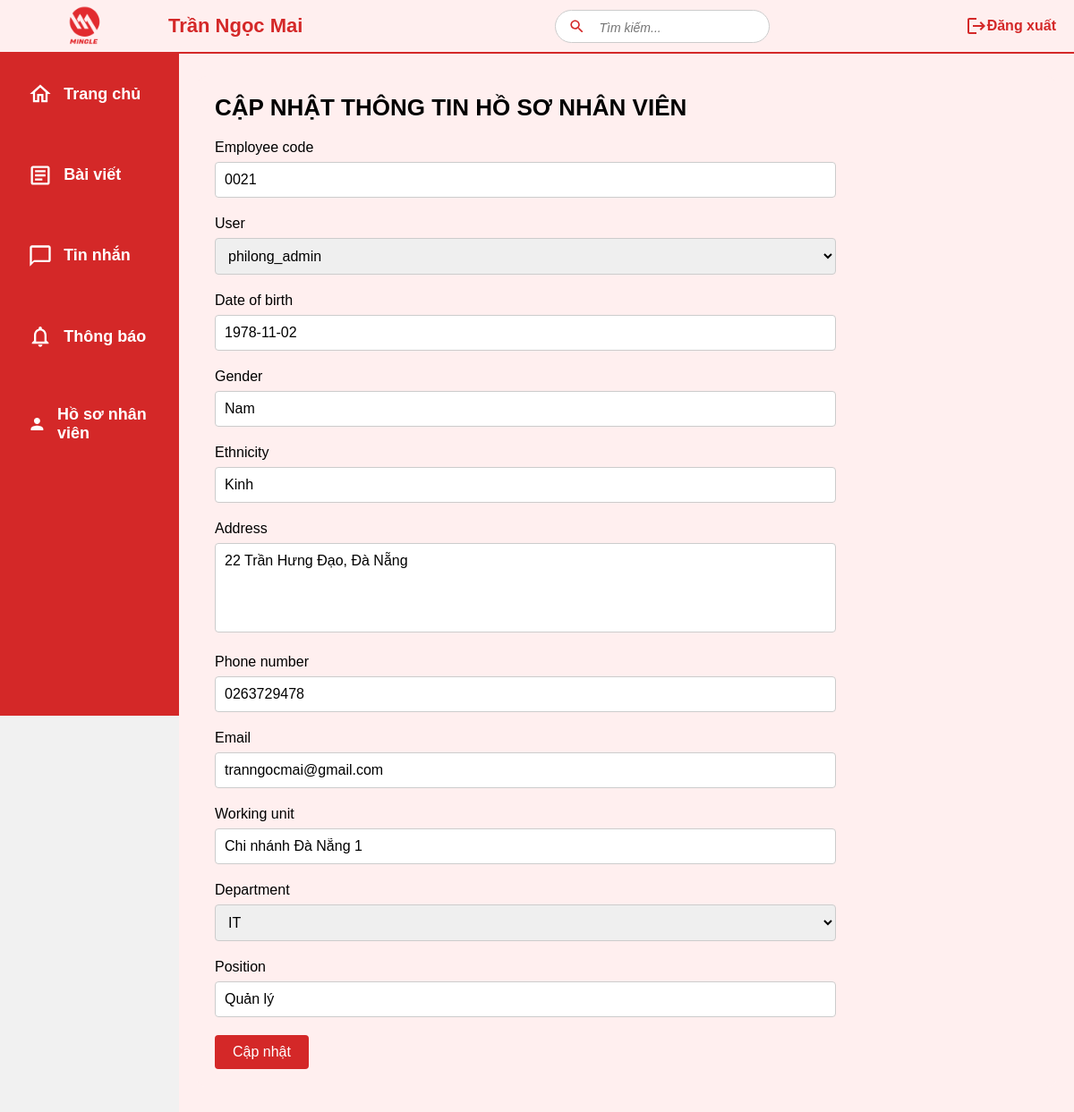
The page /employee/0021/update/ (signed in) on the database its author committed.
### mxh/models.py (models this page shows, shortened)
class EmployeeProfile(models.Model): # hồ sơ nhân viên
    employee_code = models.CharField(max_length=20, primary_key=True)  # Thay đổi max_length nếu cần
    user = models.OneToOneField(User, on_delete=models.CASCADE)
    date_of_birth = models.DateField()
    gender = models.CharField(max_length=10)
    ethnicity = models.CharField(max_length=50)
    address = models.TextField()
    phone_number = models.CharField(max_length=20)
    email = models.EmailField()
    working_unit = models.CharField(max_length=100)
    department = models.ForeignKey(Department, on_delete=models.CASCADE)
    position = models.CharField(max_length=100)

### mxh/views.py (the view)
# urls.py: path('employee/<str:employee_code>/update/', employee_update, name='employee_update'),
@never_cache
@login_required
@user_passes_test(lambda u: u.is_superuser or u == EmployeeProfile.objects.get(user=u).user)
def employee_update(request, employee_code):
   employee = get_object_or_404(EmployeeProfile, employee_code=employee_code)
   if request.user != employee.user and not request.user.is_staff:
       messages.error(request, "Bạn không được phép chỉnh sửa thông tin của nhân viên này.")
       return redirect('employee_detail', employee_code=employee_code)
   if request.method == 'POST':
       form = EmployeeForm(request.POST, instance=employee)
       if form.is_valid():
           form.save()
           messages.success(request, 'Thông tin nhân viên được cập nhật thành công!')
           return redirect('employee_detail', employee_code=employee_code)
   else:
       form = EmployeeForm(instance=employee)
   return render(request, 'employee_update.html', {'form': form})

### mxh/forms.py
class EmployeeForm(forms.ModelForm):
    class Meta:
        model = EmployeeProfile
        fields = '__all__'
        widgets = {
            'employee_code': forms.TextInput(attrs={'readonly': True}),
        }

### mxh/models.py (called while the page is built)
    def __str__(self):
        return self.name

### mxh/templates/employee_update.html (shortened to what this page needs)
{% extends 'base.html' %}
{% block content %}
<div class="container">
    <h1 class="title">CẬP NHẬT THÔNG TIN HỒ SƠ NHÂN VIÊN</h1>
    <form method="post">
        {% for field in form %}
        <div class="form-group">
            <label>{{ field.label }}</label>
            {{ field }}
        </div>
        {% endfor %}
        <div class="form-actions">
            <button type="submit" class="btn">Cập nhật</button>
        </div>
    </form>
</div>
{% endblock %}

### templates/base.html (shortened to what this page needs)
<!DOCTYPE html>
{% load static %}
<html lang="vi">
<head>
   <link href="https://cdnjs.cloudflare.com/ajax/libs/font-awesome/6.5.1/css/all.min.css" rel="stylesheet">
</head>
<body>
   <nav class="sidebar">
       <a href="{% url 'home' %}" class="nav-item">
           <svg viewBox="0 0 24 24" fill="currentColor">
               <path d="M12 5.69l5 4.5V18h-2v-6H9v6H7v-7.81l5-4.5M12 3L2 12h3v8h6v-6h2v6h6v-8h3L12 3z"/>
           </svg>
           Trang chủ
       </a>
       <a href="{% url 'post' %}" class="nav-item">
           <svg viewBox="0 0 24 24" fill="currentColor">
               <path d="M19 5v14H5V5h14m0-2H5c-1.1 0-2 .9-2 2v14c0 1.1.9 2 2 2h14c1.1 0 2-.9 2-2V5c0-1.1-.9-2-2-2z"/>
               <path d="M14 17H7v-2h7v2zm3-4H7v-2h10v2zm0-4H7V7h10v2z"/>
           </svg>
           Bài viết
       </a>
       <a href="{% url 'message_list' %}" class="nav-item">
           <svg viewBox="0 0 24 24" fill="currentColor">
               <path d="M20 2H4c-1.1 0-2 .9-2 2v18l4-4h14c1.1 0 2-.9 2-2V4c0-1.1-.9-2-2-2zm0 14H6l-2 2V4h16v12z"/>
           </svg>
           Tin nhắn
       </a>
       <a href="{% url 'notification_list' %}" class="nav-item">
           <svg viewBox="0 0 24 24" fill="currentColor">
               <path d="M12 22c1.1 0 2-.9 2-2h-4c0 1.1.9 2 2 2zm6-6v-5c0-3.07-1.63-5.64-4.5-6.32V4c0-.83-.67-1.5-1.5-1.5s-1.5.67-1.5 1.5v.68C7.64 5.36 6 7.92 6 11v5l-2 2v1h16v-1l-2-2zm-2 1H8v-6c0-2.48 1.51-4.5 4-4.5s4 2.02 4 4.5v6z"/>
           </svg>
           Thông báo
       </a>
       <a href="{% url 'employee_list' %}" class="nav-item">
           <svg viewBox="0 0 24 24" fill="currentColor">
               <path d="M12 12c2.21 0 4-1.79 4-4s-1.79-4-4-4-4 1.79-4 4 1.79 4 4 4zm0 2c-2.67 0-8 1.34-8 4v2h16v-2c0-2.66-5.33-4-8-4z"/>
           </svg>
           Hồ sơ nhân viên
       </a>
   </nav>
   <div class="header">
       <div class="logo">
           <img src="{% static 'mxh/logo-mingle.png' %}" />
       </div>
       <div class="name">
           <a href="{% url 'account_settings' %}">
               <span><strong>{{ request.user.first_name }} {{ request.user.last_name }}</strong></span>
           </a>
       </div>
       <div class="search-container">
           <form action="{% url 'search' %}" method="get">
           <svg viewBox="0 0 20 20" fill="currentColor" class="search-icon">
               <path d="M15.5 14h-.79l-.28-.27C15.41 12.59 16 11.11 16 9.5 16 5.91 13.09 3 9.5 3S3 5.91 3 9.5 5.91 16 9.5 16c1.61 0 3.09-.59 4.23-1.57l.27.28v.79l5 4.99L20.49 19l-4.99-5zm-6 0C7.01 14 5 11.99 5 9.5S7.01 5 9.5 5 14 7.01 14 9.5 11.99 14 9.5 14z"/>
           </svg>
           <input type="text" name="q" placeholder="Tìm kiếm...">
           </form>
       </div>
       <div class="logout-container">
           <a href="{% url 'logout' %}" class="nav-item-header">
               <svg width="24" height="24" viewBox="0 0 24 24" fill="currentColor">
                   <path d="M17 7l-1.41 1.41L18.17 11H8v2h10.17l-2.58 2.58L17 17l5-5zM4 5h8V3H4c-1.1 0-2 .9-2 2v14c0 1.1.9 2 2 2h8v-2H4V5z"/>
               </svg>
               <div class="text"><strong>Đăng xuất</strong></div>
           </a>
       </div>
   </div>
   <main class="main-content">
       {% block content %} {% endblock %}
   </main>
</body>
</html>

### rows shown on the page
EmployeeProfile: form "0021" "philong_admin" "1978-11-02" "Nam" "Kinh" "22 Trần Hưng Đạo, Đà Nẵng" "0263729478" "tranngocmai@gmail.com" "Chi nhánh Đà Nẵng 1" "IT" "Quản lý"

### other values the page prints
{{ request.user.first_name }} "Trần"
{{ request.user.last_name }} "Ngọc Mai"
{{ field.label }} "Employee code" "User" "Date of birth" "Gender" "Ethnicity" "Address" "Phone number" "Email" "Working unit" "Department" "Position"
